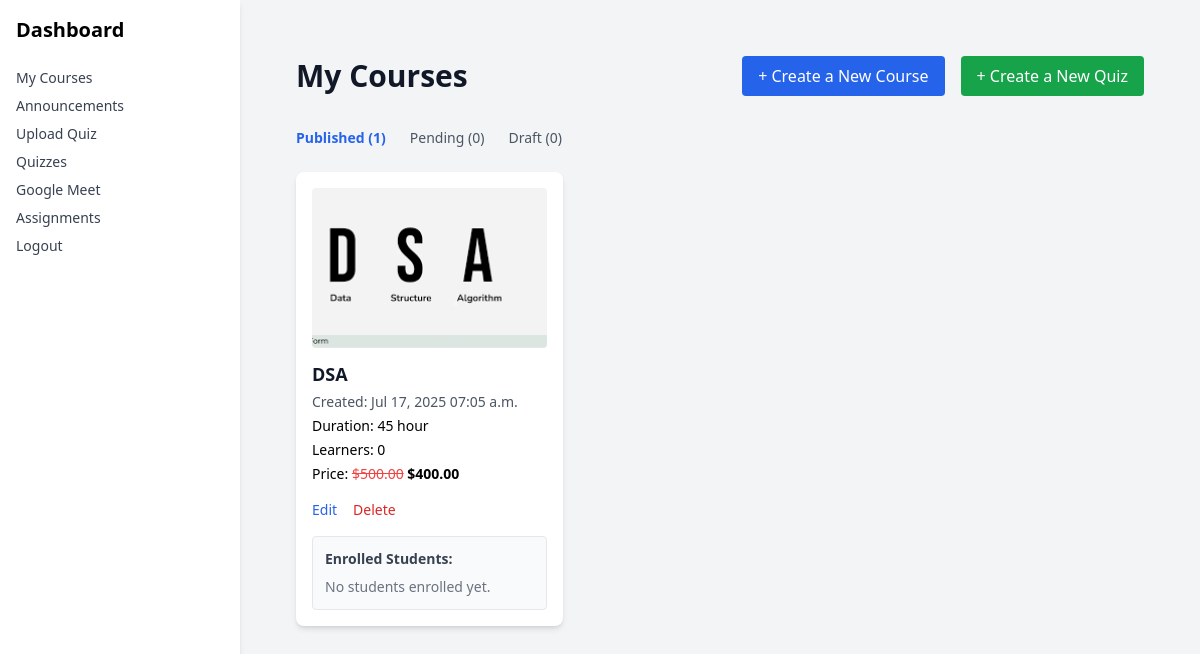
Screenshot of /teacher/dashboard/ (signed in) with the database file from the repository.
### lms/models.py (models this page shows, shortened)
class Course(models.Model):
    teacher = models.ForeignKey(User, on_delete=models.CASCADE)
    title = models.CharField(max_length=200)
    thumbnail = models.ImageField(upload_to='course_thumbnails/')
    description = models.TextField()
    created_at = models.DateTimeField(auto_now_add=True)
    duration = models.CharField(max_length=100)
    learners = models.PositiveIntegerField(default=0)
    original_price = models.DecimalField(max_digits=6, decimal_places=2, null=True, blank=True)
    discount_price = models.DecimalField(max_digits=6, decimal_places=2, null=True, blank=True)
    status = models.CharField(max_length=20, choices=(('published', 'Published'), ('draft', 'Draft'), ('pending', 'Pending')), default='draft')

### lms/views.py (the view)
# urls.py: path('teacher/dashboard/', TeacherDashboardView.as_view(), name='teacher_dashboard'),
class TeacherDashboardView(LoginRequiredMixin, View):
    def get(self, request):
        if not request.user.is_staff:
            return redirect('student_dashboard')
        courses = Course.objects.filter(teacher=request.user)
        course_counts = {
            'published': courses.filter(status='published').count(),
            'pending': courses.filter(status='pending').count(),
            'draft': courses.filter(status='draft').count(),
        }
        enrollments_by_course = {}
        for course in courses:
            enrollments = Enrollment.objects.filter(course=course).select_related('student')
            enrollments_by_course[course.id] = enrollments
        context = {
            'courses': courses,
            'course_counts': course_counts,
            'enrollments_by_course': enrollments_by_course,
        }
        return render(request, 'lms/teacher_dashboard.html', context)

### lms/templates/lms/teacher_dashboard.html (shortened to what this page needs)
{% extends 'lms/base.html' %}
{% load static %}
{% block content %}
<div class="max-w-7xl mx-auto px-4 sm:px-6 lg:px-8 py-8">
    <div class="flex flex-col md:flex-row md:justify-between md:items-center mb-8">
        <h1 class="text-3xl font-extrabold text-gray-900 mb-4 md:mb-0">My Courses</h1>
        <div class="flex flex-wrap gap-4">
            <a href="{% url 'create_course' %}" class="bg-blue-600 text-white px-4 py-2 rounded hover:bg-blue-700 transition">+ Create a New Course</a>
            <a href="{% url 'upload_quiz' %}" class="bg-green-600 text-white px-4 py-2 rounded hover:bg-green-700 transition">+ Create a New Quiz</a>
        </div>
    </div>
    <ul class="flex flex-wrap gap-6 text-sm mb-6">
        <li><a href="#" class="text-blue-600 font-semibold">Published ({{ course_counts.published }})</a></li>
        <li><a href="#" class="text-gray-600 hover:text-blue-500">Pending ({{ course_counts.pending }})</a></li>
        <li><a href="#" class="text-gray-600 hover:text-blue-500">Draft ({{ course_counts.draft }})</a></li>
    </ul>
    <div class="grid grid-cols-1 sm:grid-cols-2 lg:grid-cols-3 gap-6">
        {% for course in courses %}
        <div class="bg-white rounded-lg shadow-md p-4 flex flex-col">
            {% if course.thumbnail %}
                <img src="{{ course.thumbnail.url }}" alt="{{ course.title }}" class="w-full h-40 object-cover rounded mb-3">
            {% else %}
                <div class="w-full h-40 bg-gray-200 flex items-center justify-center rounded text-gray-500 mb-3">No Image</div>
            {% endif %}
            <h3 class="text-lg font-bold text-gray-900 hover:text-blue-600 mb-1">
                <a href="{% url 'course_detail' course.id %}">{{ course.title }}</a>
            </h3>
            <p class="text-sm text-gray-600 mb-1">Created: {{ course.created_at|date:"M d, Y H:i a" }}</p>
            <p class="text-sm mb-1">Duration: {{ course.duration }}</p>
            <p class="text-sm mb-1">Learners: {{ course.learners }}</p>
            <p class="text-sm mb-2">
                Price:
                {% if course.discount_price %}
                    <span class="line-through text-red-500">${{ course.original_price }}</span>
                    <span class="font-semibold">${{ course.discount_price }}</span>
                {% else %}
                    <span class="font-semibold text-green-600">Free</span>
                {% endif %}
            </p>
            <div class="flex space-x-4 mt-auto pt-2 text-sm">
                <a href="{% url 'edit_course' course.id %}" class="text-blue-600 hover:underline">Edit</a>
                <a href="{% url 'delete_course' course.id %}" class="text-red-600 hover:underline">Delete</a>
            </div>
            <div class="mt-4 bg-gray-50 p-3 rounded border border-gray-200">
                <h4 class="font-semibold text-sm mb-2 text-gray-700">Enrolled Students:</h4>
                {% if enrollments_by_course|dictsort:course.id %}
                    <ul class="list-disc list-inside text-sm text-gray-700">
                        {% for enrollment in enrollments_by_course.course.id %}
                            <li>{{ enrollment.student.username }} ({{ enrollment.student.email }})</li>
                        {% endfor %}
                    </ul>
                {% else %}
                    <p class="text-sm text-gray-500">No students enrolled yet.</p>
                {% endif %}
            </div>
        </div>
        {% endfor %}
    </div>
</div>
{% endblock %}

### rows the page displays
Course: thumbnail (picture), title "DSA", created_at "Jul 17, 2025 07:05 a.m.", duration "45 hour", learners "0", original_price "500.00", discount_price "400.00", shows "No students enrolled yet."

### other values shown
{{ course_counts.published }} "1"
{{ course_counts.pending }} "0"
{{ course_counts.draft }} "0"
